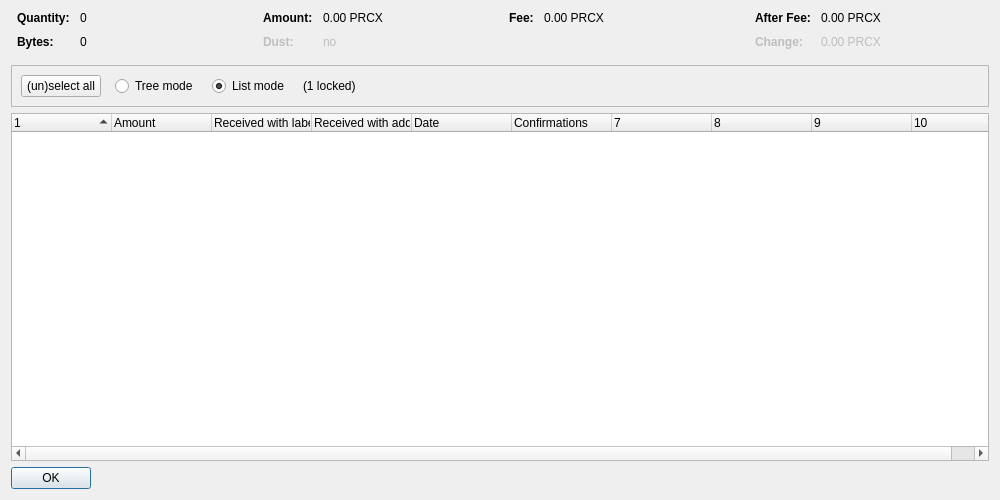
<?xml version="1.0" encoding="UTF-8"?>
<ui version="4.0">
 <class>CoinControlDialog</class>
 <widget class="QDialog" name="CoinControlDialog">
  <property name="geometry">
   <rect>
    <x>0</x>
    <y>0</y>
    <width>1000</width>
    <height>500</height>
   </rect>
  </property>
  <property name="windowTitle">
   <string>Coin Selection</string>
  </property>
  <layout class="QVBoxLayout" name="verticalLayout">
   <item>
    <layout class="QHBoxLayout" name="horizontalLayoutTop" stretch="0,0,0,0">
     <property name="topMargin">
      <number>0</number>
     </property>
     <property name="bottomMargin">
      <number>10</number>
     </property>
     <item>
      <layout class="QFormLayout" name="formLayoutCoinControl1">
       <property name="horizontalSpacing">
        <number>10</number>
       </property>
       <property name="verticalSpacing">
        <number>10</number>
       </property>
       <property name="leftMargin">
        <number>6</number>
       </property>
       <property name="rightMargin">
        <number>6</number>
       </property>
       <item row="0" column="0">
        <widget class="QLabel" name="labelCoinControlQuantityText">
         <property name="font">
          <font>
           <weight>75</weight>
           <bold>true</bold>
          </font>
         </property>
         <property name="text">
          <string>Quantity:</string>
         </property>
        </widget>
       </item>
       <item row="0" column="1">
        <widget class="QLabel" name="labelCoinControlQuantity">
         <property name="cursor">
          <cursorShape>IBeamCursor</cursorShape>
         </property>
         <property name="contextMenuPolicy">
          <enum>Qt::ActionsContextMenu</enum>
         </property>
         <property name="text">
          <string notr="true">0</string>
         </property>
         <property name="textInteractionFlags">
          <set>Qt::LinksAccessibleByMouse|Qt::TextSelectableByKeyboard|Qt::TextSelectableByMouse</set>
         </property>
        </widget>
       </item>
       <item row="1" column="0">
        <widget class="QLabel" name="labelCoinControlBytesText">
         <property name="font">
          <font>
           <weight>75</weight>
           <bold>true</bold>
          </font>
         </property>
         <property name="text">
          <string>Bytes:</string>
         </property>
        </widget>
       </item>
       <item row="1" column="1">
        <widget class="QLabel" name="labelCoinControlBytes">
         <property name="cursor">
          <cursorShape>IBeamCursor</cursorShape>
         </property>
         <property name="contextMenuPolicy">
          <enum>Qt::ActionsContextMenu</enum>
         </property>
         <property name="text">
          <string notr="true">0</string>
         </property>
         <property name="textInteractionFlags">
          <set>Qt::LinksAccessibleByMouse|Qt::TextSelectableByKeyboard|Qt::TextSelectableByMouse</set>
         </property>
        </widget>
       </item>
      </layout>
     </item>
     <item>
      <layout class="QFormLayout" name="formLayoutCoinControl2">
       <property name="horizontalSpacing">
        <number>10</number>
       </property>
       <property name="verticalSpacing">
        <number>10</number>
       </property>
       <property name="leftMargin">
        <number>6</number>
       </property>
       <property name="rightMargin">
        <number>6</number>
       </property>
       <item row="0" column="0">
        <widget class="QLabel" name="labelCoinControlAmountText">
         <property name="font">
          <font>
           <weight>75</weight>
           <bold>true</bold>
          </font>
         </property>
         <property name="text">
          <string>Amount:</string>
         </property>
        </widget>
       </item>
       <item row="0" column="1">
        <widget class="QLabel" name="labelCoinControlAmount">
         <property name="cursor">
          <cursorShape>IBeamCursor</cursorShape>
         </property>
         <property name="contextMenuPolicy">
          <enum>Qt::ActionsContextMenu</enum>
         </property>
         <property name="text">
          <string notr="true">0.00 PRCX</string>
         </property>
         <property name="textInteractionFlags">
          <set>Qt::LinksAccessibleByMouse|Qt::TextSelectableByKeyboard|Qt::TextSelectableByMouse</set>
         </property>
        </widget>
       </item>
       <item row="1" column="0">
        <widget class="QLabel" name="labelCoinControlLowOutputText">
         <property name="enabled">
          <bool>false</bool>
         </property>
         <property name="font">
          <font>
           <weight>75</weight>
           <bold>true</bold>
          </font>
         </property>
         <property name="text">
          <string>Dust:</string>
         </property>
        </widget>
       </item>
       <item row="1" column="1">
        <widget class="QLabel" name="labelCoinControlLowOutput">
         <property name="enabled">
          <bool>false</bool>
         </property>
         <property name="cursor">
          <cursorShape>IBeamCursor</cursorShape>
         </property>
         <property name="contextMenuPolicy">
          <enum>Qt::ActionsContextMenu</enum>
         </property>
         <property name="text">
          <string notr="true">no</string>
         </property>
         <property name="textInteractionFlags">
          <set>Qt::LinksAccessibleByMouse|Qt::TextSelectableByKeyboard|Qt::TextSelectableByMouse</set>
         </property>
        </widget>
       </item>
      </layout>
     </item>
     <item>
      <layout class="QFormLayout" name="formLayoutCoinControl3">
       <property name="horizontalSpacing">
        <number>10</number>
       </property>
       <property name="verticalSpacing">
        <number>10</number>
       </property>
       <property name="leftMargin">
        <number>6</number>
       </property>
       <property name="rightMargin">
        <number>6</number>
       </property>
       <item row="0" column="0">
        <widget class="QLabel" name="labelCoinControlFeeText">
         <property name="font">
          <font>
           <weight>75</weight>
           <bold>true</bold>
          </font>
         </property>
         <property name="text">
          <string>Fee:</string>
         </property>
        </widget>
       </item>
       <item row="0" column="1">
        <widget class="QLabel" name="labelCoinControlFee">
         <property name="cursor">
          <cursorShape>IBeamCursor</cursorShape>
         </property>
         <property name="contextMenuPolicy">
          <enum>Qt::ActionsContextMenu</enum>
         </property>
         <property name="text">
          <string notr="true">0.00 PRCX</string>
         </property>
         <property name="textInteractionFlags">
          <set>Qt::LinksAccessibleByMouse|Qt::TextSelectableByKeyboard|Qt::TextSelectableByMouse</set>
         </property>
        </widget>
       </item>
      </layout>
     </item>
     <item>
      <layout class="QFormLayout" name="formLayoutCoinControl4">
       <property name="horizontalSpacing">
        <number>10</number>
       </property>
       <property name="verticalSpacing">
        <number>10</number>
       </property>
       <property name="leftMargin">
        <number>6</number>
       </property>
       <property name="rightMargin">
        <number>6</number>
       </property>
       <item row="0" column="0">
        <widget class="QLabel" name="labelCoinControlAfterFeeText">
         <property name="font">
          <font>
           <weight>75</weight>
           <bold>true</bold>
          </font>
         </property>
         <property name="text">
          <string>After Fee:</string>
         </property>
        </widget>
       </item>
       <item row="0" column="1">
        <widget class="QLabel" name="labelCoinControlAfterFee">
         <property name="cursor">
          <cursorShape>IBeamCursor</cursorShape>
         </property>
         <property name="contextMenuPolicy">
          <enum>Qt::ActionsContextMenu</enum>
         </property>
         <property name="text">
          <string notr="true">0.00 PRCX</string>
         </property>
         <property name="textInteractionFlags">
          <set>Qt::LinksAccessibleByMouse|Qt::TextSelectableByKeyboard|Qt::TextSelectableByMouse</set>
         </property>
        </widget>
       </item>
       <item row="1" column="0">
        <widget class="QLabel" name="labelCoinControlChangeText">
         <property name="enabled">
          <bool>false</bool>
         </property>
         <property name="font">
          <font>
           <weight>75</weight>
           <bold>true</bold>
          </font>
         </property>
         <property name="text">
          <string>Change:</string>
         </property>
        </widget>
       </item>
       <item row="1" column="1">
        <widget class="QLabel" name="labelCoinControlChange">
         <property name="enabled">
          <bool>false</bool>
         </property>
         <property name="cursor">
          <cursorShape>IBeamCursor</cursorShape>
         </property>
         <property name="contextMenuPolicy">
          <enum>Qt::ActionsContextMenu</enum>
         </property>
         <property name="text">
          <string notr="true">0.00 PRCX</string>
         </property>
         <property name="textInteractionFlags">
          <set>Qt::LinksAccessibleByMouse|Qt::TextSelectableByKeyboard|Qt::TextSelectableByMouse</set>
         </property>
        </widget>
       </item>
      </layout>
     </item>
    </layout>
   </item>
   <item>
    <widget class="QFrame" name="frame">
     <property name="minimumSize">
      <size>
       <width>0</width>
       <height>40</height>
      </size>
     </property>
     <property name="frameShape">
      <enum>QFrame::StyledPanel</enum>
     </property>
     <property name="frameShadow">
      <enum>QFrame::Sunken</enum>
     </property>
     <layout class="QHBoxLayout" name="horizontalLayout">
      <item>
       <layout class="QHBoxLayout" name="horizontalLayoutPanel" stretch="0,0,0,0,0">
        <property name="spacing">
         <number>14</number>
        </property>
        <item>
         <widget class="QPushButton" name="pushButtonSelectAll">
          <property name="sizePolicy">
           <sizepolicy hsizetype="Maximum" vsizetype="Fixed">
            <horstretch>0</horstretch>
            <verstretch>0</verstretch>
           </sizepolicy>
          </property>
          <property name="text">
           <string>(un)select all</string>
          </property>
          <property name="autoDefault">
           <bool>false</bool>
          </property>
         </widget>
        </item>
        <item>
         <widget class="QRadioButton" name="radioTreeMode">
          <property name="sizePolicy">
           <sizepolicy hsizetype="Maximum" vsizetype="Fixed">
            <horstretch>0</horstretch>
            <verstretch>0</verstretch>
           </sizepolicy>
          </property>
          <property name="text">
           <string>Tree mode</string>
          </property>
         </widget>
        </item>
        <item>
         <widget class="QRadioButton" name="radioListMode">
          <property name="sizePolicy">
           <sizepolicy hsizetype="Maximum" vsizetype="Fixed">
            <horstretch>0</horstretch>
            <verstretch>0</verstretch>
           </sizepolicy>
          </property>
          <property name="text">
           <string>List mode</string>
          </property>
          <property name="checked">
           <bool>true</bool>
          </property>
         </widget>
        </item>
        <item>
         <widget class="QLabel" name="labelLocked">
          <property name="text">
           <string notr="true">(1 locked)</string>
          </property>
         </widget>
        </item>
        <item>
         <spacer name="horizontalSpacer">
          <property name="orientation">
           <enum>Qt::Horizontal</enum>
          </property>
          <property name="sizeHint" stdset="0">
           <size>
            <width>40</width>
            <height>20</height>
           </size>
          </property>
         </spacer>
        </item>
       </layout>
      </item>
     </layout>
    </widget>
   </item>
   <item>
    <widget class="CoinControlTreeWidget" name="treeWidget">
     <property name="contextMenuPolicy">
      <enum>Qt::CustomContextMenu</enum>
     </property>
     <property name="sortingEnabled">
      <bool>false</bool>
     </property>
     <property name="columnCount">
      <number>10</number>
     </property>
     <attribute name="headerShowSortIndicator" stdset="0">
      <bool>true</bool>
     </attribute>
     <attribute name="headerStretchLastSection">
      <bool>false</bool>
     </attribute>
     <column>
      <property name="text">
       <string/>
      </property>
     </column>
     <column>
      <property name="text">
       <string>Amount</string>
      </property>
     </column>
     <column>
      <property name="text">
       <string>Received with label</string>
      </property>
     </column>
     <column>
      <property name="text">
       <string>Received with address</string>
      </property>
     </column>
     <column>
      <property name="text">
       <string>Date</string>
      </property>
     </column>
     <column>
      <property name="text">
       <string>Confirmations</string>
      </property>
      <property name="toolTip">
       <string>Confirmed</string>
      </property>
     </column>
     <column>
      <property name="text">
       <string/>
      </property>
     </column>
     <column>
      <property name="text">
       <string/>
      </property>
     </column>
     <column>
      <property name="text">
       <string/>
      </property>
     </column>
     <column>
      <property name="text">
       <string/>
      </property>
     </column>
    </widget>
   </item>
   <item>
    <widget class="QDialogButtonBox" name="buttonBox">
     <property name="sizePolicy">
      <sizepolicy hsizetype="Maximum" vsizetype="Fixed">
       <horstretch>0</horstretch>
       <verstretch>0</verstretch>
      </sizepolicy>
     </property>
     <property name="orientation">
      <enum>Qt::Horizontal</enum>
     </property>
     <property name="standardButtons">
      <set>QDialogButtonBox::Ok</set>
     </property>
    </widget>
   </item>
  </layout>
 </widget>
 <customwidgets>
  <customwidget>
   <class>CoinControlTreeWidget</class>
   <extends>QTreeWidget</extends>
   <header>qt/coincontroltreewidget.h</header>
  </customwidget>
 </customwidgets>
 <resources/>
 <connections/>
</ui>
